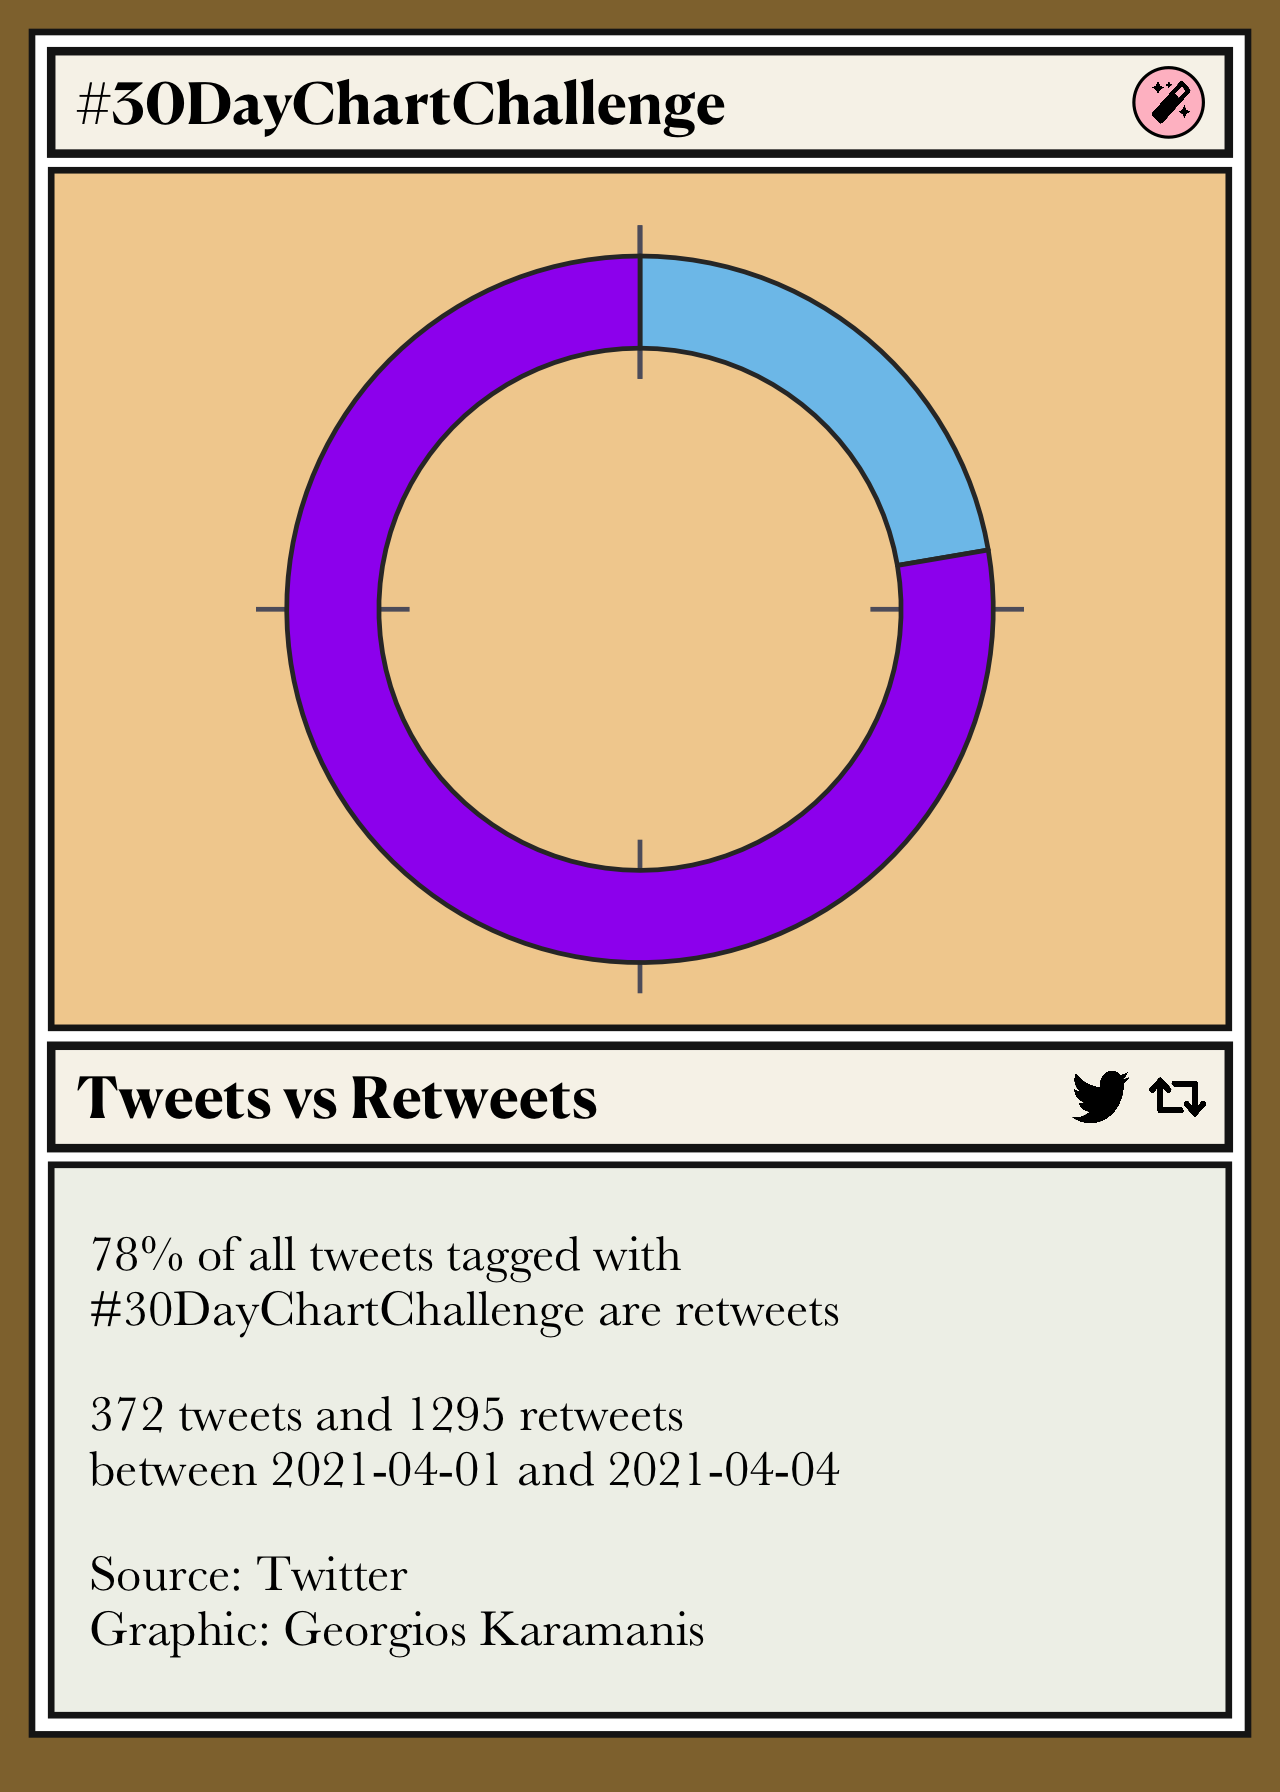

Reproduce this figure in R.
library(ggplot2)
library(dplyr)
library(cowplot)
library(rtweet)
library(ggimage)

tweets_30 <- search_tweets("#30daychartchallenge", n = 10000)

retweets <- tweets_30 %>% 
  group_by(is_retweet) %>%
  summarise(n = n()) %>%
  mutate(freq = n / sum(n))

f1b <- "Canela Deck Bold"
f2 <- "Baskerville"

card <- ggplot() +
  # bg
  geom_tile(aes(x = 0, y = 0, width = 1, height = 1.4), fill = "#90733B") +
  # bg 2
  geom_tile(aes(x = 0, y = 0.01, width = 0.95, height = 1.33), fill = "white", color = "grey10", size = 0.7) +
  # 1
  geom_tile(aes(x = 0, y = 0.62, width = 0.92, height = 0.08), fill = "#F7F4EB", color = "grey10", size = 0.9) +
  # 2
  geom_tile(aes(x = 0, y = 0.232, width = 0.92, height = 0.67), fill = "#F2D09D", color = "grey10", size = 0.7) +
  # 3
  geom_tile(aes(x = 0, y = -0.157, width = 0.92, height = 0.08), fill = "#F7F4EB", color = "grey10", size = 0.9) +
  # 4
  geom_tile(aes(x = 0, y = -0.425, width = 0.92, height = 0.43), fill = "#F0F1EA", color = "grey10", size = 0.7) +
  # name
  annotate("text", x = -0.44, y = 0.62, label = "#30DayChartChallenge", hjust = 0, family = f1b, size = 4.5) +
  # type line
  annotate("text", x = -0.44, y = -0.157, label = "Tweets vs Retweets", hjust = 0, family = f1b, size = 4.5) +
  # text
  annotate("text", x = -0.43, y = -0.3, label = paste0(round(retweets$freq[2] * 100),  "% of all tweets tagged with\n#30DayChartChallenge are retweets"), hjust = 0, family = f2, size = 4, lineheight = 0.9) +
  annotate("text", x = -0.43, y = -0.425, label = paste0(retweets$n[1], " tweets and ", retweets$n[2], " retweets\nbetween 2021-04-01 and ", Sys.Date()), hjust = 0, family = f2, size = 4, lineheight = 0.9) +
  annotate("text", x = -0.43, y = -0.55, label = "Source: Twitter\nGraphic: Georgios Karamanis", hjust = 0, family = f2, size = 4, lineheight = 0.9) +
  # symbols
  annotate("point", x = 0.413, y = 0.62, shape = 21, size = 7, fill = "pink") +
  geom_image(data = NULL, aes(x = 0.415, y = 0.62, image = here::here("2021", "day-4-magical", "icons", "magic.png")), asp = 0.8, size = 0.03) +
  geom_image(data = NULL, aes(x = 0.36, y = -0.157, image = here::here("2021", "day-4-magical", "icons", "twitter.png")), asp = 0.8, size = 0.045) +
  geom_image(data = NULL, aes(x = 0.42, y = -0.157, image = here::here("2021", "day-4-magical", "icons", "retweet.png")), asp = 0.8, size = 0.045) +
  coord_fixed(expand = FALSE) +
  theme_void() 

p <- ggplot(retweets) +
  annotate("linerange", x = seq(0, 1, by = 0.25), ymin = -0.75, ymax = 0.75, color = "#5F5E6C") +
  geom_bar(aes(x = n, y = 0, fill = factor(-n)), position = "fill", stat = "identity", orientation = "y", color = "grey20") +
  scale_fill_manual(values = c("purple", "#7DC4EC")) +
  ylim(-3, 2) +
  coord_polar() +
  theme_void() +
  theme(legend.position = "none")

ggdraw() +
  draw_plot(card) +
  draw_plot(p, y = 0.16, scale = 1) 

ggsave(here::here("2021/day-4-magical/day-4-magical.png"), dpi = 320, width = 4, height = 5.6)
